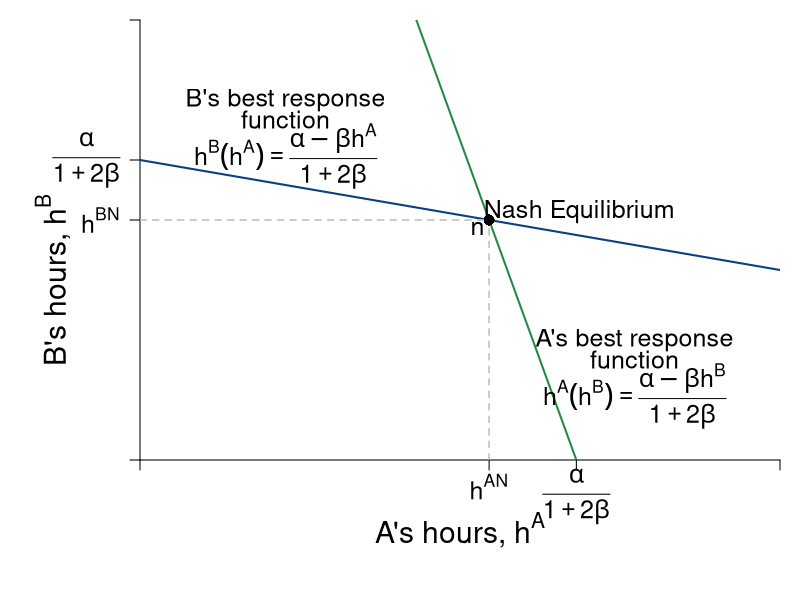

This chart was generated by the following R code:
require(shape)
pdf(file = "coordination_failures/coord_brfs_only_cournot.pdf", width = 9, height = 7)

#Set parameters for graphics
pointsize <- 1.8
axislabelsize <- 1.8
labelsize <- 1.5
namesize <- 1.8
annotatesize <- 1.5
graphlinewidth <- 2
segmentlinewidth <- 1.5

COL <- c("#7fc97f", "#beaed4", "#fdc086", "#ffff99", "#386cb0", "#f0027f", "#bf5b17", "#666666")
COLA <- c("#99d8c9","#66c2a4","#41ae76", "#238b45", "#005824")
COLB <- c("#4eb3d3", "#2b8cbe", "#0868ac","#084081")

par(mar =  c(7, 7, 1, 1))

uA <- function(ea, eb, alpha = 30, beta = 1/2) {
  (alpha - beta*(ea+eb))*ea - 0.5*(ea)^2
}

uB <- function(ea, eb, alpha = 30, beta = 1/2) {
  (alpha - beta*(ea+eb))*eb - 0.5*(eb)^2
}

brfB <- function(ea, alpha = 30, beta = 1/2) {
  (alpha - beta*ea)/(1 + 2*beta)
}

brfA <- function(ea, alpha = 30, beta = 1/2) {
  (alpha - ea*(1 + 2*beta))/(beta)
}

brfPE <- function(ea, alpha = 30, beta = 1/8) {
  alpha*(1 - beta*ea)
}

hANE <- function(alpha, beta = 1/2){
  alpha/(1 + 3*beta)
}

intercept1 <- function(alpha, beta = 1/2){
  alpha/(1 + 2*beta)
}

xlims <- c(0, 22)
ylims <- c(0, 22)

npts <- 501 

plot(0, 0, xlim = xlims, ylim = ylims, type = "n",
     xlab = expression(paste("")),
     ylab = expression(paste("")), 
     xaxt = "n", 
     yaxt = "n", 
     cex.lab = axislabelsize, 
     bty = "n",
     xaxs="i", 
     yaxs="i")

ticksy <- c(0, hANE(alpha = 30), intercept1(alpha = 30), ylims[2])
ylabels <- c(NA,  expression(paste(h^{BN})), expression(paste(frac(alpha, 1 + 2*beta))), NA)
ticksx <- c(0, hANE(alpha = 30), intercept1(alpha = 30), xlims[2])
xlabels <- c(NA, expression(paste(h^{AN})), expression(paste(frac(alpha, 1 + 2*beta))), NA)

axis(1, at = ticksx,  pos = 0, labels = FALSE)
text(x = c(0, hANE(alpha = 30), intercept1(alpha = 30), xlims[2]), par("usr")[3] - 0.4, labels = xlabels, srt = 0, pos = 1, xpd = TRUE, cex = labelsize)

axis(2, at = ticksy, pos = 0, labels = ylabels, las = 1, cex.axis = labelsize)

npts <- 500 
xx1 <- seq(xlims[1], xlims[2], length.out = npts)
xx2 <- seq(9.4, 10.55, length.out = npts)


lines(xx1, brfA(xx1, alpha = 30, beta = 1/2), col = COLA[4], lwd = graphlinewidth)
lines(xx1, brfB(xx1, alpha = 30, beta = 1/2), col = COLB[4], lwd = graphlinewidth)


text(0.5*xlims[2], -3.5, expression(paste("A's hours, ", h^A)), xpd = TRUE, cex = axislabelsize)
text(-3, 9, expression(paste("B's hours, ", h^B)), xpd = TRUE, cex = axislabelsize, srt = 90) 


segments(0, 12, 12, 12, lty = 2, col = "gray" , lwd = segmentlinewidth)
segments(12, 0, 12, 12, lty = 2, col = "gray" , lwd = segmentlinewidth)


#Label Nash Equilibrium 
points(hANE(alpha = 30), hANE(alpha = 30), pch = 16, col = "black", cex = 1.5)
text(hANE(alpha = 31.5) + 2.5, hANE(alpha = 30) + 0.4, expression(paste("Nash Equilibrium")), cex = labelsize)
text(hANE(alpha = 30) - 0.4, hANE(alpha = 30) - 0.4, expression(paste(n)), cex = labelsize)


#B's brf
text(5, 18, expression(paste("B's best response")), cex = labelsize)
text(5, 17, expression(paste("function")), cex = labelsize)
text(5, 15.2, expression(paste(h^B*(h^A) == frac(alpha - beta*h^A, 1 + 2*beta) )), cex = labelsize)

#A's brf
text(17, 6, expression(paste("A's best response")), cex = labelsize)
text(17, 5, expression(paste("function")), cex = labelsize)
text(17, 3.2, expression(paste(h^A*(h^B) == frac(alpha - beta*h^B, 1 + 2*beta) )), cex = labelsize)


dev.off()
